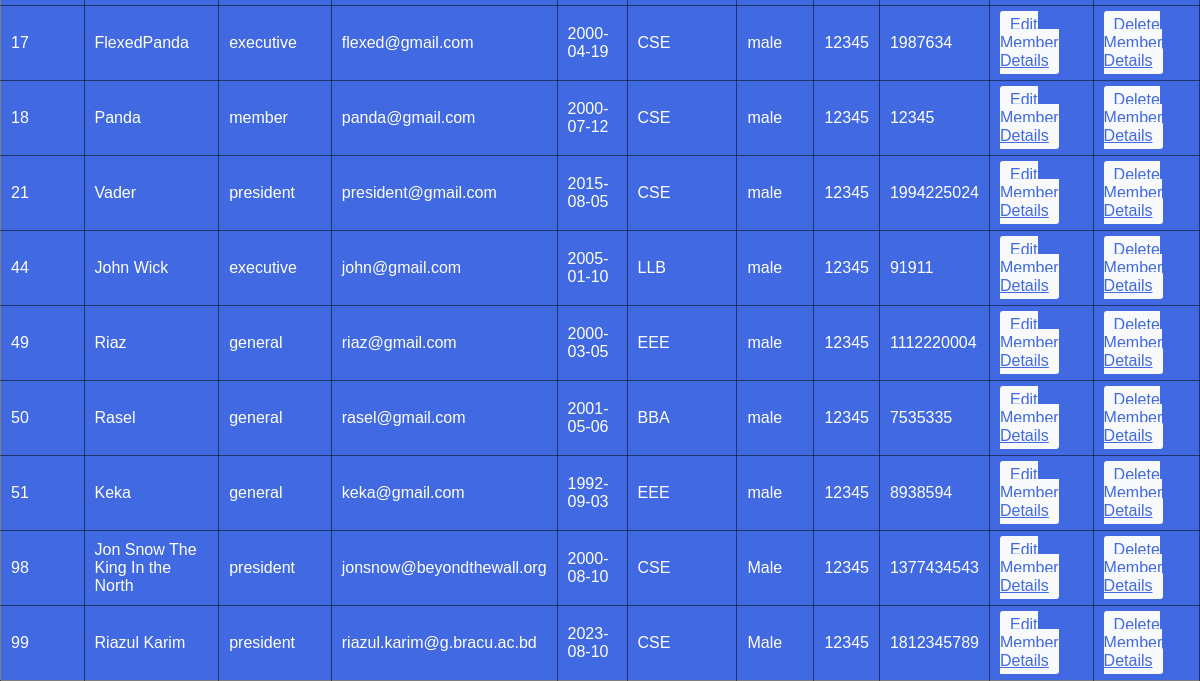
/oca_view.php (lower part), run on an earlier commit of the app's database.
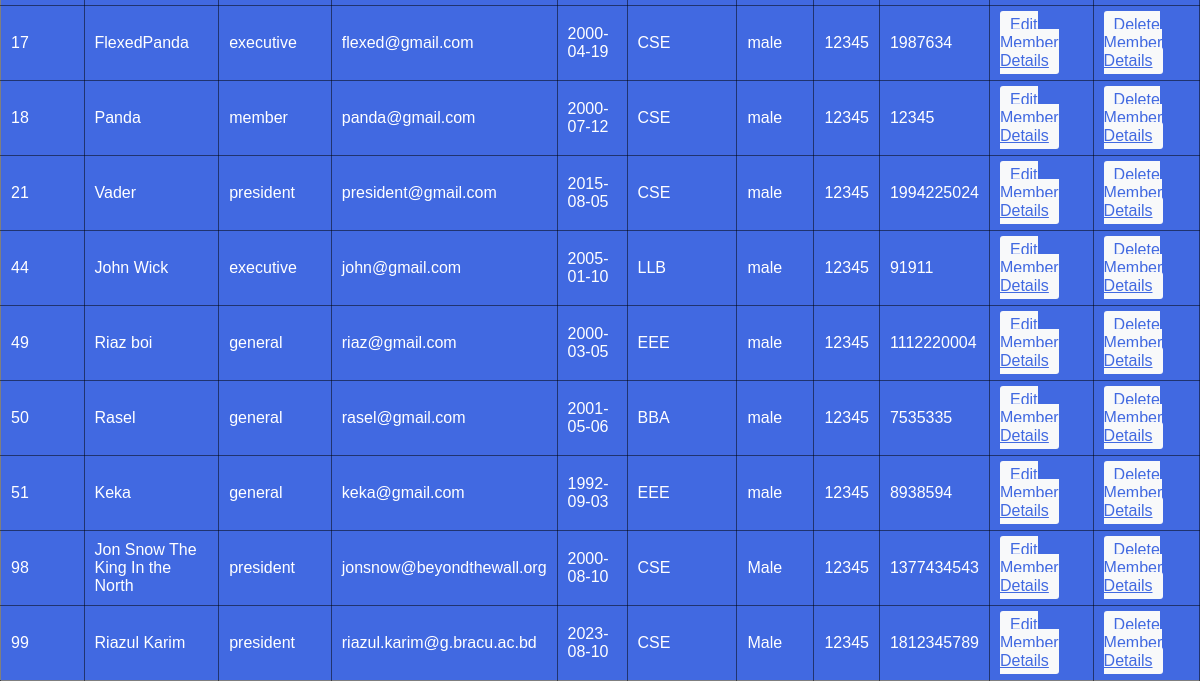
And on a later commit of the database.
### tables this page shows
CREATE TABLE `member` (
  `student_id` int(11) NOT NULL,
  `name` varchar(110) NOT NULL,
  `designation` varchar(11) NOT NULL,
  `email` varchar(100) NOT NULL,
  `dob` date NOT NULL,
  `department` varchar(11) NOT NULL,
  `gender` varchar(11) NOT NULL,
  `club` varchar(110) NOT NULL,
  `pin` int(11) NOT NULL,
  `contact_no` int(11) NOT NULL
);

### oca_view.php (the view, shortened to what this page needs)
<!DOCTYPE html>
<html lang="en">
<head>
    <link rel="stylesheet" type="text/css" href="css/oca_view.css">
</head>
<body background='img/bracubackground.jpg'>
<div class="search-member">
        <div class="member-table">
            <table>
                <?php
                require_once("dbconnect.php");
                $sql = "SELECT * FROM member";
                $result = mysqli_query($conn, $sql);
                if(mysqli_num_rows($result) > 0){
                    while($row = mysqli_fetch_array($result)){
            ?>
                <tr>
                    <td><?php echo $row[0]; ?></td>
                    <td><?php echo $row[1]; ?></td>
                    <td><?php echo $row[2]; ?></td>
                    <td><?php echo $row[3]; ?></td>
                    <td><?php echo $row[4]; ?></td>
                    <td><?php echo $row[5]; ?></td>
                    <td><?php echo $row[6]; ?></td>
                    <td><?php echo $row[8]; ?></td>
                    <td><?php echo $row[9]; ?></td>
                    <td><a href="edit_member.php?student_id=<?php echo $row[0]; ?>&name=<?php echo $row[1]; ?>&designation=<?php echo $row[2]; ?>&email=<?php echo $row[3]; ?>&dob=<?php echo $row[4]; ?>&department=<?php echo $row[5]; ?>&gender=<?php echo $row[6]; ?>&pin=<?php echo $row[8]; ?>&contact_no=<?php echo $row[9]; ?>" class="edit-member">Edit Member Details</a></td>
                    <td><a href="delete_member.php?student_id=<?php echo $row[0]; ?>&name=<?php echo $row[1]; ?>&designation=<?php echo $row[2]; ?>&email=<?php echo $row[3]; ?>&dob=<?php echo $row[4]; ?>&department=<?php echo $row[5]; ?>&gender=<?php echo $row[6]; ?>&pin=<?php echo $row[8]; ?>&contact_no=<?php echo $row[9]; ?>" class="edit-member">Delete Member Details</a></td>
                </tr>
                <?php
}
                    }
                ?>
            </table>
        </div>
    </div>
</body>
</html>

What changed in the data, as far as the page shows it:
changed member "riaz@gmail.com": name "Riaz" → "Riaz boi"
